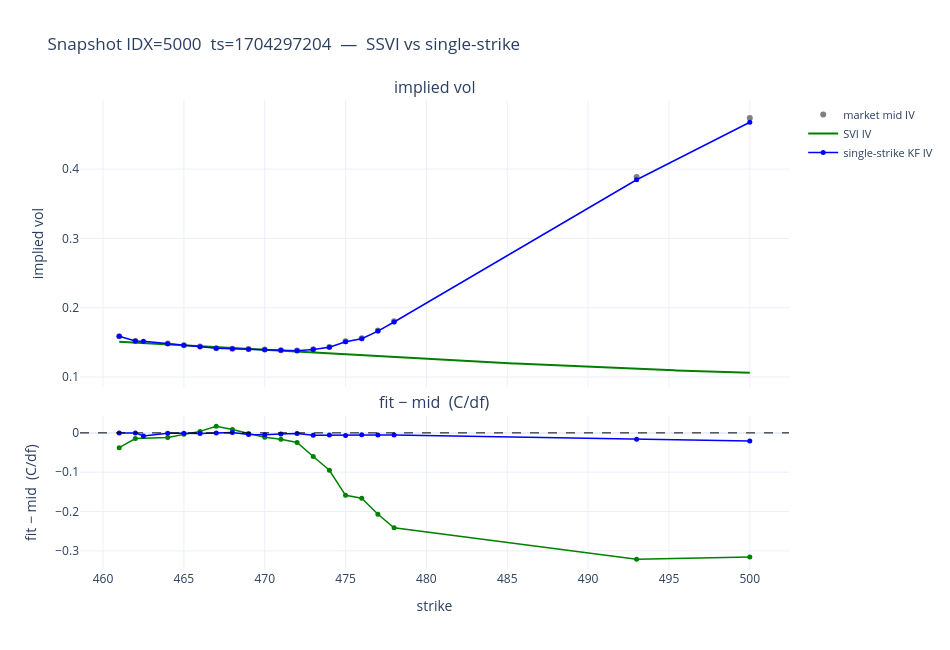

Here is the notebook cell this chart was saved with:
### Code cell
import plotly.graph_objects as go
from plotly.subplots import make_subplots
from scipy.optimize import brentq

IDX = 5000  # change to browse snapshots

tbl_ssvi = eval_tables[SPLINE_NAME]
tbl_indiv = eval_tables[SINGLE_NAME]

ts_common = sorted(set(tbl_ssvi["ts"].unique()) & set(tbl_indiv["ts"].unique()))
ts_pick = ts_common[IDX]

snap_ssvi = tbl_ssvi[tbl_ssvi["ts"] == ts_pick].sort_values("strike")
snap_indiv = tbl_indiv[tbl_indiv["ts"] == ts_pick].sort_values("strike")

# ── reconstruct SVI smooth IV curve at ts_pick ──
ts_pick_ns = ts_pick * int(SPLINE_BATCH_S * 1e9)
state_ts_ns = state_pd["ts_ns"].to_numpy(np.int64)
idx_state = np.argmin(np.abs(state_ts_ns - ts_pick_ns))
th = state_pd[theta_cols].values[idx_state]

idx_q = np.clip(
    np.searchsorted(q_sorted["ts_ns"].to_numpy(np.int64), ts_pick_ns, "right") - 1,
    0,
    len(q_sorted) - 1,
)
F_snap = float(q_sorted["forward"].values[idx_q])
T_snap = float(q_sorted["T"].values[idx_q])

K_grid = np.linspace(float(snap_ssvi["strike"].min()), float(snap_ssvi["strike"].max()), 300)
if np.isfinite(th).all() and F_snap > 0 and T_snap > 0:
    ivs_grid = np.array(
        [cfg_spline.model.observe(th, np.log(k / F_snap), T_snap)[0] for k in K_grid]
    )
    C_grid = um.bs_call_price(
        np.full(len(K_grid), F_snap), K_grid, np.full(len(K_grid), T_snap), ivs_grid
    )
else:
    ivs_grid = np.full(len(K_grid), np.nan)
    C_grid = np.full(len(K_grid), np.nan)

K_obs = snap_ssvi["strike"].to_numpy()
mid = snap_ssvi["mid_call"].to_numpy()
hs = snap_ssvi["half_spread"].to_numpy()
K_indiv = snap_indiv["strike"].to_numpy()
post_indiv = snap_indiv["post_call"].to_numpy()


# ── implied vol ──
def _iv(C, F, K, T):
    try:
        lo, hi = um.bs_call_price(F, K, T, 1e-4), um.bs_call_price(F, K, T, 10.0)
        if not (lo < C < hi):
            return np.nan
        return brentq(lambda s: um.bs_call_price(F, K, T, s) - C, 1e-4, 10.0, xtol=1e-6)
    except Exception:
        return np.nan


iv_mid = np.array([_iv(c, F_snap, k, T_snap) for c, k in zip(mid, K_obs)])
iv_indiv = np.array([_iv(c, F_snap, k, T_snap) for c, k in zip(post_indiv, K_indiv)])

# ── residuals (price space) ──
svi_at_obs = np.interp(K_obs, K_grid, C_grid)
resid_svi = svi_at_obs - mid
mid_at_indiv = np.interp(K_indiv, K_obs, mid)
resid_indiv = post_indiv - mid_at_indiv

# ── plot ──
fig = make_subplots(
    rows=2,
    cols=1,
    shared_xaxes=True,
    row_heights=[0.65, 0.35],
    vertical_spacing=0.06,
    subplot_titles=["implied vol", "fit − mid  (C/df)"],
)

# row 1: IV
fig.add_trace(
    go.Scatter(
        x=K_obs,
        y=iv_mid,
        mode="markers",
        marker=dict(size=6, color="grey"),
        name="market mid IV",
    ),
    row=1,
    col=1,
)
fig.add_trace(
    go.Scatter(
        x=K_grid,
        y=ivs_grid,
        mode="lines",
        line=dict(width=2, color="green"),
        name="SVI IV",
    ),
    row=1,
    col=1,
)
fig.add_trace(
    go.Scatter(
        x=K_indiv,
        y=iv_indiv,
        mode="lines+markers",
        marker=dict(size=5, color="blue"),
        line=dict(width=1.5, color="blue"),
        name="single-strike KF IV",
    ),
    row=1,
    col=1,
)

# row 2: price residuals
fig.add_trace(
    go.Scatter(
        x=K_obs,
        y=resid_svi,
        mode="lines+markers",
        marker=dict(size=5, color="green"),
        line=dict(width=1.5, color="green"),
        name="SVI residual",
        showlegend=False,
    ),
    row=2,
    col=1,
)
fig.add_trace(
    go.Scatter(
        x=K_indiv,
        y=resid_indiv,
        mode="lines+markers",
        marker=dict(size=5, color="blue"),
        line=dict(width=1.5, color="blue"),
        name="single-strike residual",
        showlegend=False,
    ),
    row=2,
    col=1,
)
fig.add_hline(y=0, line=dict(color="black", width=1, dash="dash"), row=2, col=1)

fig.update_yaxes(title_text="implied vol", row=1, col=1)
fig.update_yaxes(title_text="fit − mid  (C/df)", row=2, col=1)
fig.update_xaxes(title_text="strike", row=2, col=1)
fig.update_layout(
    title=f"Snapshot IDX={IDX}  ts={ts_pick}  —  SSVI vs single-strike",
    legend=dict(font=dict(size=11)),
    template="plotly_white",
    width=950,
    height=650,
)
fig.show()

### Figure 1 — Plotly figure (JSON) as saved in the notebook; plotly's stock layout.template omitted (floating-point values rounded to 4 significant figures; data arrays with more than 128 entries replaced by an {"elided": "..."} marker saying what was removed)
{"data": [{"marker": {"color": "grey", "size": 6}, "mode": "markers", "name": "market mid IV", "type": "scatter", "x": [461.0, 462.0, 464.0, 465.0, 466.0, 467.0, 468.0, 469.0, 470.0, 471.0, 472.0, 473.0, 474.0, 475.0, 476.0, 477.0, 478.0, 493.0, 500.0], "xaxis": "x", "y": [0.1589, 0.1521, 0.1482, 0.1459, 0.1439, 0.1416, 0.141, 0.1404, 0.1397, 0.1388, 0.1382, 0.1403, 0.1435, 0.1517, 0.1559, 0.1671, 0.1803, 0.3887, 0.4736], "yaxis": "y"}, {"line": {"color": "green", "width": 2}, "mode": "lines", "name": "SVI IV", "type": "scatter", "x": {"elided": "300 float values"}, "xaxis": "x", "y": {"elided": "300 float values"}, "yaxis": "y"}, {"line": {"color": "blue", "width": 1.5}, "marker": {"color": "blue", "size": 5}, "mode": "lines+markers", "name": "single-strike KF IV", "type": "scatter", "x": [461.0, 462.0, 462.5, 464.0, 465.0, 466.0, 467.0, 468.0, 469.0, 470.0, 471.0, 472.0, 473.0, 474.0, 475.0, 476.0, 477.0, 478.0, 493.0, 500.0], "xaxis": "x", "y": [0.1587, 0.1521, 0.1516, 0.1481, 0.1459, 0.1438, 0.1416, 0.141, 0.1401, 0.1393, 0.1386, 0.1381, 0.1397, 0.1429, 0.151, 0.1553, 0.1663, 0.1794, 0.3846, 0.4676], "yaxis": "y"}, {"line": {"color": "green", "width": 1.5}, "marker": {"color": "green", "size": 5}, "mode": "lines+markers", "name": "SVI residual", "showlegend": false, "type": "scatter", "x": [461.0, 462.0, 464.0, 465.0, 466.0, 467.0, 468.0, 469.0, 470.0, 471.0, 472.0, 473.0, 474.0, 475.0, 476.0, 477.0, 478.0, 493.0, 500.0], "xaxis": "x2", "y": [-0.03751, -0.01458, -0.01164, -0.003693, 0.003826, 0.01692, 0.008847, -0.001837, -0.01085, -0.01597, -0.02424, -0.06003, -0.09506, -0.1587, -0.1661, -0.2071, -0.2412, -0.3211, -0.3157], "yaxis": "y2"}, {"line": {"color": "blue", "width": 1.5}, "marker": {"color": "blue", "size": 5}, "mode": "lines+markers", "name": "single-strike residual", "showlegend": false, "type": "scatter", "x": [461.0, 462.0, 462.5, 464.0, 465.0, 466.0, 467.0, 468.0, 469.0, 470.0, 471.0, 472.0, 473.0, 474.0, 475.0, 476.0, 477.0, 478.0, 493.0, 500.0], "xaxis": "x2", "y": [-0.0006067, -1.559e-05, -0.007947, -0.0008625, -0.000864, -0.001541, -3.985e-05, 0.0006553, -0.00439, -0.004769, -0.002686, -0.001301, -0.006307, -0.005642, -0.006489, -0.004666, -0.005315, -0.005616, -0.01609, -0.02042], "yaxis": "y2"}], "layout": {"annotations": [{"font": {"size": 16}, "showarrow": false, "text": "implied vol", "x": 0.5, "xanchor": "center", "xref": "paper", "y": 1, "yanchor": "bottom", "yref": "paper"}, {"font": {"size": 16}, "showarrow": false, "text": "fit − mid  (C/df)", "x": 0.5, "xanchor": "center", "xref": "paper", "y": 0.329, "yanchor": "bottom", "yref": "paper"}], "height": 650, "legend": {"font": {"size": 11}}, "shapes": [{"line": {"color": "black", "dash": "dash", "width": 1}, "type": "line", "x0": 0, "x1": 1, "xref": "x2 domain", "y0": 0, "y1": 0, "yref": "y2"}], "title": {"text": "Snapshot IDX=5000  ts=1704297204  —  SSVI vs single-strike"}, "width": 950, "xaxis": {"anchor": "y", "domain": [0, 1], "matches": "x2", "showticklabels": false}, "xaxis2": {"anchor": "y2", "domain": [0, 1], "title": {"text": "strike"}}, "yaxis": {"anchor": "x", "domain": [0.389, 1], "title": {"text": "implied vol"}}, "yaxis2": {"anchor": "x2", "domain": [0, 0.329], "title": {"text": "fit − mid  (C/df)"}}}}
